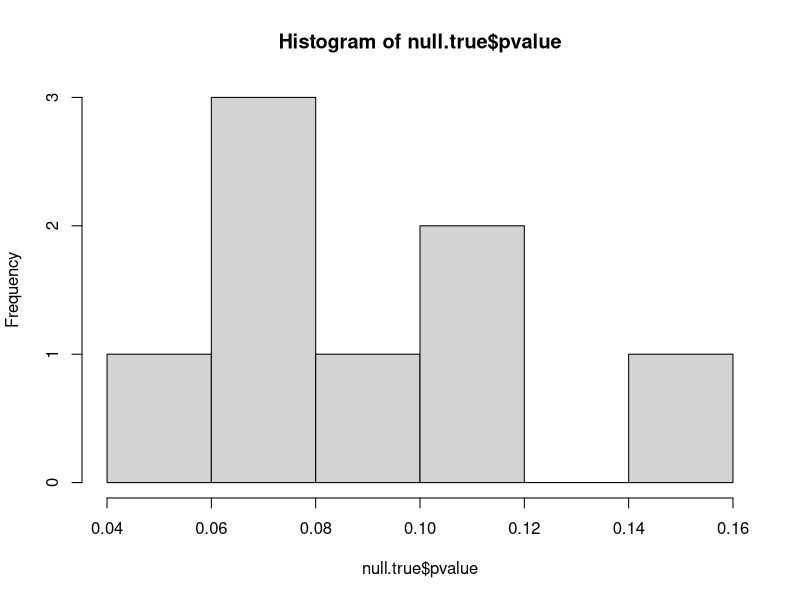
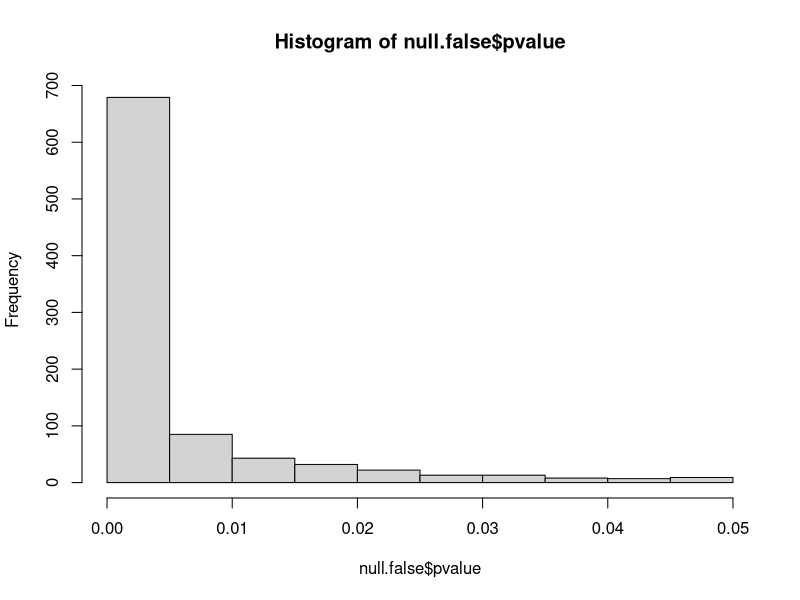
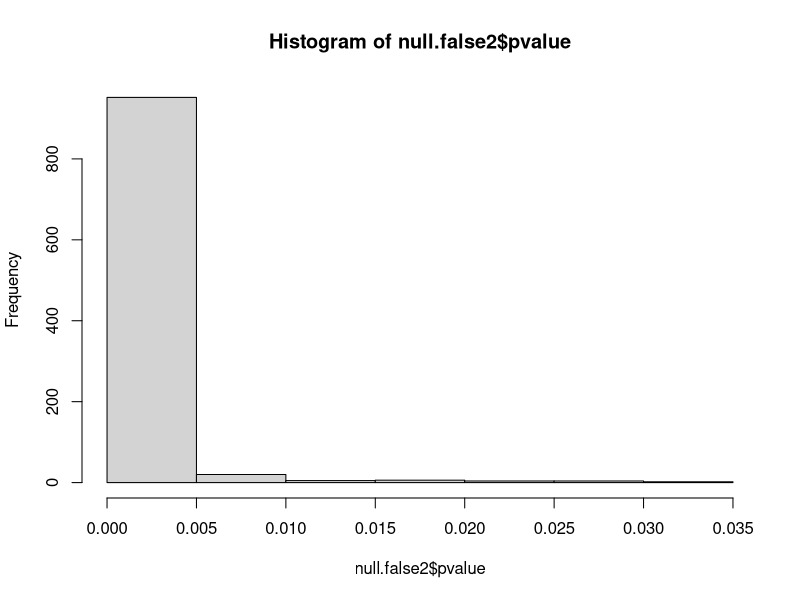

The R script that drew these images, in order:
## ---- chunk 1

##import plyr to use rdply
library(plyr)

testfun <- function(data=c(), mu, pop.sd, two.tailed=TRUE, significance=.05) {
      ##computed sample mean
      xbar <- mean(data)
      ##computed sample size
      n <- length(data) 
      ##compute z score
      z <- (xbar - mu) / (pop.sd /sqrt(n))
     
      #modify and compute pvalue depending on type of test required
       if (two.tailed==TRUE) {
      p <- 2 * pnorm(z, lower.tail = FALSE)
      } else if (two.tailed==FALSE & xbar > mu) {
      p <- pnorm((z), lower.tail = FALSE)
      } else if (two.tailed==FALSE & xbar < mu) {
      p <- pnorm((z))
      }
      
      #create boolean value depending on 
      if (p>significance) {
      pass <- FALSE
      } else {
      pass <- TRUE
      }
    
      
    ##return a dataframe to make storing replicated results easy
    df <- data.frame(p, pass)
    colnames(df) <- c("pvalue","pass")
    return(df)    
}

##test function with rnorm
testfun(rnorm(200,197.3,25.6),191,25.6,FALSE,.05)
## ---- chunk 2
##import plyr to use rdply
library(plyr)

##repeat previous example with test function with rnorm using rdply to replicate 100 times
result <- rdply(100, testfun(rnorm(200,197.3,25.6),191,25.6,FALSE,.05))

##save pvalues only when NULL is true (ie, pass==FALSE)
null.true <- result[result$pass==FALSE,]

##plot p-values to understand type 1 error
hist(null.true$pvalue)
## ---- chunk 3
##repeat previous example with test function with rnorm using rdply to replicate 1000 times
result <- rdply(1000, testfun(rnorm(70,2,.25),2.09,.25,FALSE,.05))
result$power <- 1 - (result$pvalue)
##save pvalues only when NULL is FALSE (ie, pass==TRUE)
null.false <- result[result$pass==TRUE,]
##plot p-values to understand type 2 error
hist(null.false$pvalue)
summary(result$pass)


## doubling sample sizes
result <- rdply(1000, testfun(rnorm(140,2,.25),2.09,.25,FALSE,.05))
result$power <- 1 - (result$pvalue)
##save pvalues only when NULL is FALSE (ie, pass==TRUE)
null.false2 <- result[result$pass==TRUE,]
##plot p-values to understand type 2 error
hist(null.false2$pvalue)
summary(result$pass)

